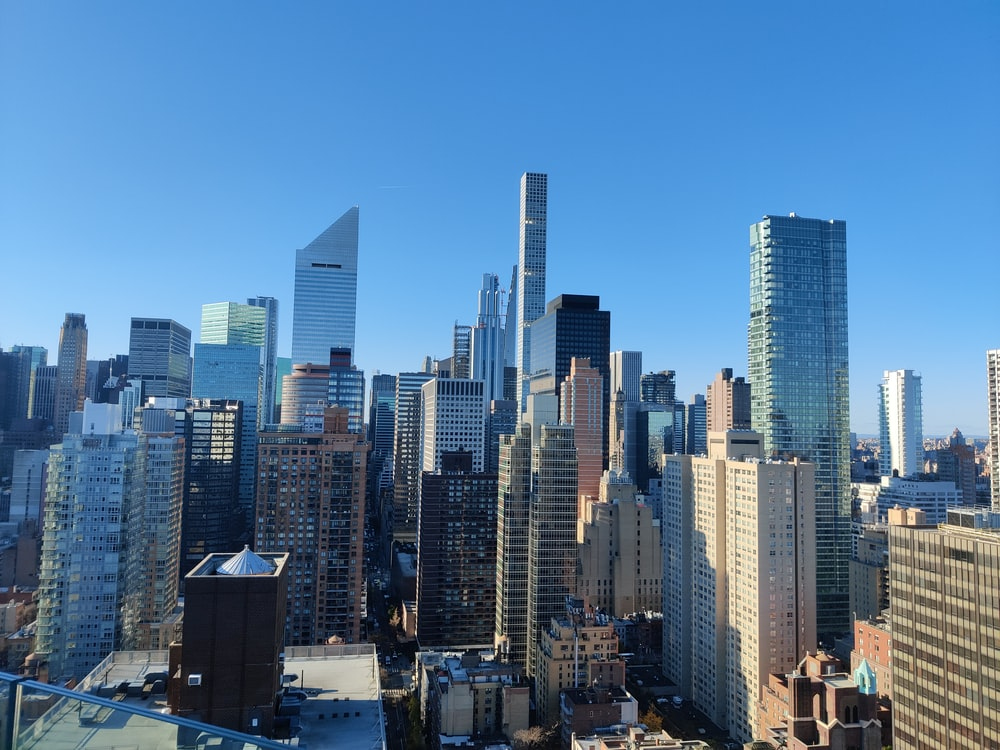
#> input picture Prak6/kota.jpg, 1000 x 750 px
$ python percobaan3.py
#> lines starting #> are read from the running program, lines starting #| are printed output that depends on the picture
import cv2
import numpy as np
import matplotlib.pyplot as plt

img = cv2.imread("kota.jpg", 0)
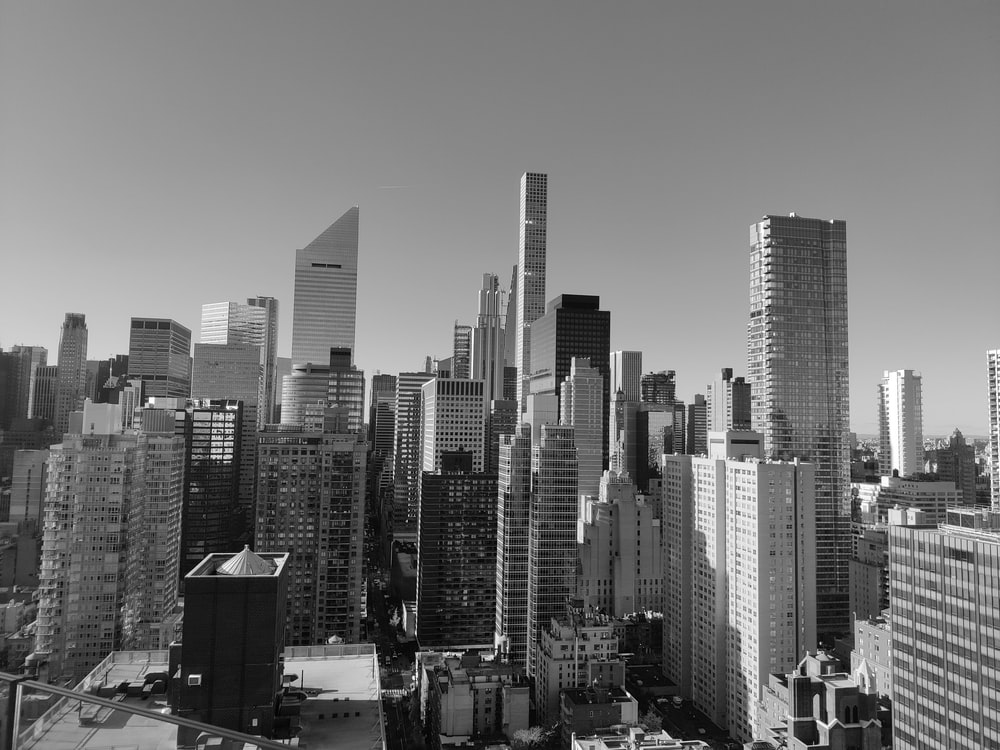
#> img: shape (750, 1000); min 0, max 255, mean 115.8
img = np.uint8(img)
img1 = 255 - img
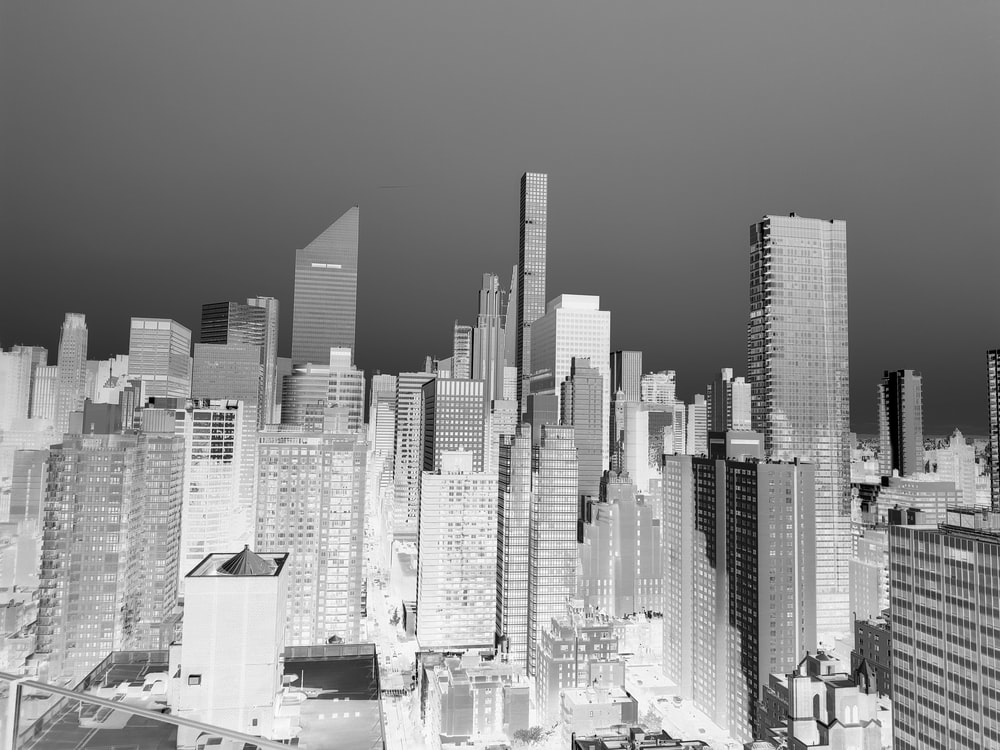
#> img1: shape (750, 1000); min 0, max 255, mean 139.2
img1 = np.uint8(img1)

hist1 = cv2.calcHist([img], [0], None, [256], [0, 256])
#> hist1 = 256 values, max 9066 at index 126, min 74 at index 249, mean 2929.7
hist2 = cv2.calcHist([img1], [0], None, [256], [0, 256])
#> hist2 = 256 values, max 9066 at index 129, min 74 at index 6, mean 2929.7

plt.subplot(221)
plt.axis('off')
plt.title("Original")
plt.imshow(img, cmap='gray', vmin=0, vmax=255)
plt.subplot(222)
plt.plot(hist1)
plt.grid()
plt.xlim([0, 255])

plt.subplot(223)
plt.axis('off')
plt.title("Invers")
plt.imshow(img1, cmap='gray', vmin=0, vmax=255)
plt.subplot(224)
plt.plot(hist2)
plt.grid()
plt.xlim([0, 255])
plt.show()
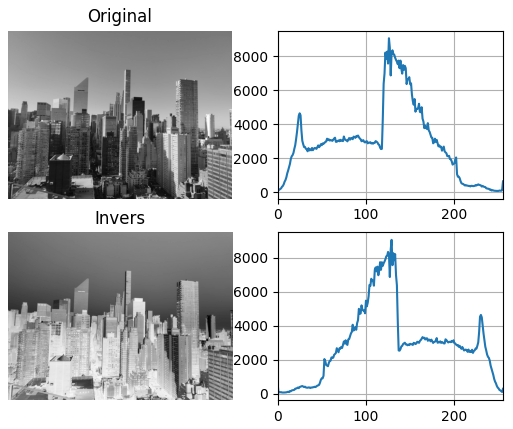
#> figure drawn by matplotlib, 4 panels; panel 2: curve peaks at x = 126, y = 9066; panel 4: curve peaks at x = 129, y = 9066

$ run again, with Prak6/fish2.jpeg copied over Prak6/kota.jpg
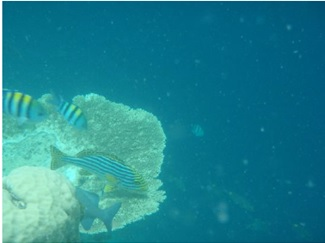
#> input picture Prak6/fish2.jpeg, 325 x 243 px
#> `img1 = 255 - img`:
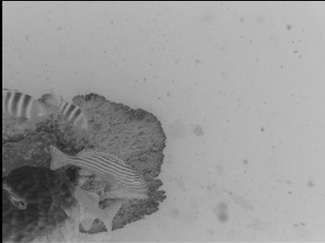
#> img1: shape (243, 325); min 0, max 204, mean 151.5
#> hist1 = 256 values, max 2909 at index 76, min 0 at index 0, mean 308.5
#> hist2 = 256 values, max 2909 at index 179, min 0 at index 7, mean 308.5
#> `plt.show()`:
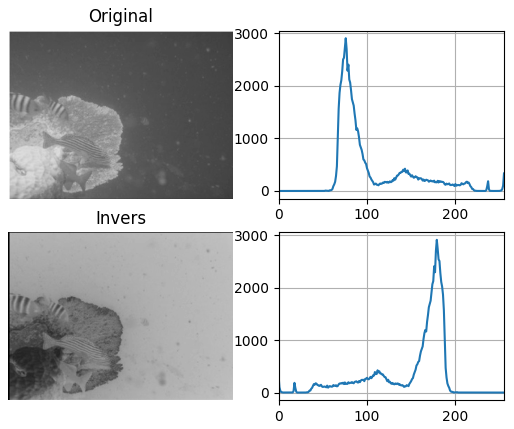
#> figure drawn by matplotlib, 4 panels; panel 2: curve peaks at x = 76, y = 2909; panel 4: curve peaks at x = 179, y = 2909
